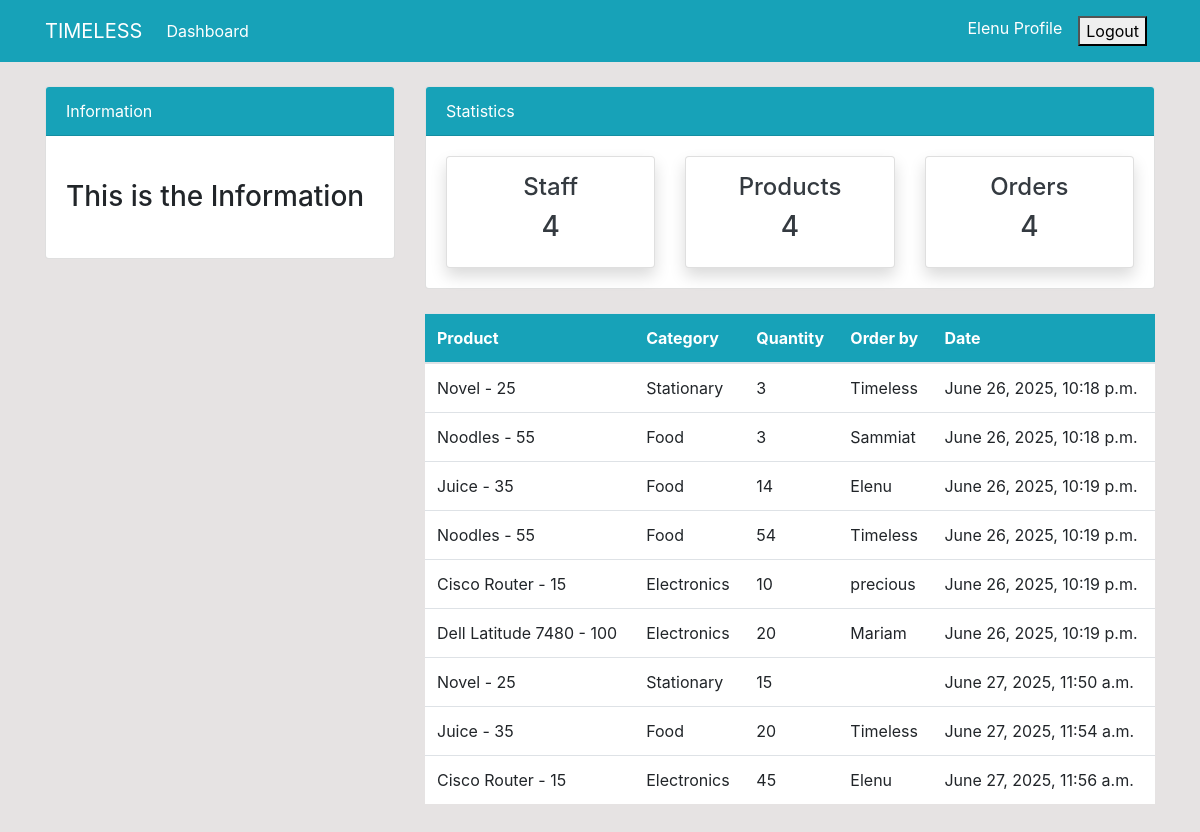
Page /order/ (signed in) on the committed database.
### dashboard/models.py (models this page shows, shortened)
class Order(models.Model):
    product = models.ForeignKey(Product, on_delete=models.CASCADE, null=True)
    staff = models.ForeignKey(User, on_delete=models.CASCADE, null=True)
    order_quantity = models.PositiveIntegerField(null=True)
    date = models.DateTimeField(auto_now_add=True)
    class Meta:
        verbose_name_plural = 'Order'

class Product(models.Model):
    name = models.CharField(max_length=100, null=True)
    category = models.CharField(max_length=20, choices=CATEGORY, null=True)
    quantity = models.PositiveIntegerField(null=True)
    class Meta:
        verbose_name_plural = 'Product'
    def __str__(self):
        return f'{self.name} - {self.quantity}'

### dashboard/views.py (the view)
# urls.py: path('order/', views.order, name='dashboard-order'),
@login_required
def order(request):
     orders = Order.objects.all()
     context = {
          'orders':orders
     }
     return render(request, 'dashboard/order.html', context)

### templates/dashboard/order.html (shortened to what this page needs)
 {% extends 'partials/base.html' %}
  {% block content %}
      {% include 'partials/topnav.html' %}
    <div class="container">
        <div class="row my-4">
            <div class="col-md-4">
            </div>
            <div class="col-md-8">
                <table class="table bg-white">
                    <thead class="bg-info">
                        <tr class="text-white">
                            <th scope="col">Product</th>
                            <th scope="col">Category</th>
                            <th scope="col">Quantity</th>
                            <th scope="col">Order by</th>
                            <th scope="col">Date</th>
                        </tr>
                    </thead>
                    <tbody>
                        {% for orders in orders%}
                        <tr>
                            <td>{{orders.product}}</td>
                            <td>{{orders.product.category}}</td>
                            <td>{{orders.order_quantity}}</td>
                            <td>
                                {{ orders.staff.username}}
                            </td>
                            <td>
                                {{ orders.date}}
                            </td>
                        </tr>
                        {% endfor %}
                    </tbody>
                </table>
            </div>
        </div>
    </div>
    {% endblock %}

### templates/partials/nav.html (shortened to what this page needs)
    <nav class="navbar navbar-expand-lg navbar-info bg-info">
        {% if user.is_authenticated %}
        <div class="container">
            <a class="navbar-brand text-white" href="{% url 'dashboard-index' %}">TIMELESS</a>
            <div class="collapse navbar-collapse" id="navbarSupportedContent">
                <ul class="navbar-nav mr-auto">
                    <li class="nav-item active">
                        <a class="nav-link text-white" href="{% url 'dashboard-index' %}">Dashboard </a>
                    </li>
                </ul>
                <ul class="navbar-nav ml-auto">
                    <li class="nav-item active">
                        <a class="nav-link text-white" href="{% url 'user-profile' %}">{{user.username}} Profile </a>
                    </li>
                    <form class="nav-link text-white" action="{% url 'user-logout' %}" method="post">
                         <button type="submit">Logout</button>
                    </form>
                </ul>
                {% endif %}
            </div>
        </div>
    </nav>

### static/style.css (style rules this page uses)
body { background: rgb(230, 227, 227); }

### rows in the picture
Order: product "Novel - 25", product.category "Stationary", order_quantity "3", staff.username "Timeless", date "June 26, 2025, 10:18 p.m."
Order: product "Noodles - 55", product.category "Food", order_quantity "3", staff.username "Sammiat", date "June 26, 2025, 10:18 p.m."
Order: product "Juice - 35", product.category "Food", order_quantity "14", staff.username "Elenu", date "June 26, 2025, 10:19 p.m."
Order: product "Noodles - 55", product.category "Food", order_quantity "54", staff.username "Timeless", date "June 26, 2025, 10:19 p.m."
Order: product "Cisco Router - 15", product.category "Electronics", order_quantity "10", staff.username "precious", date "June 26, 2025, 10:19 p.m."
Order: product "Dell Latitude 7480 - 100", product.category "Electronics", order_quantity "20", staff.username "Mariam", date "June 26, 2025, 10:19 p.m."
Order: product "Novel - 25", product.category "Stationary", order_quantity "15", date "June 27, 2025, 11:50 a.m."
Order: product "Juice - 35", product.category "Food", order_quantity "20", staff.username "Timeless", date "June 27, 2025, 11:54 a.m."
Order: product "Cisco Router - 15", product.category "Electronics", order_quantity "45", staff.username "Elenu", date "June 27, 2025, 11:56 a.m."

### other values in the picture
{{ user.username }} "Elenu"
